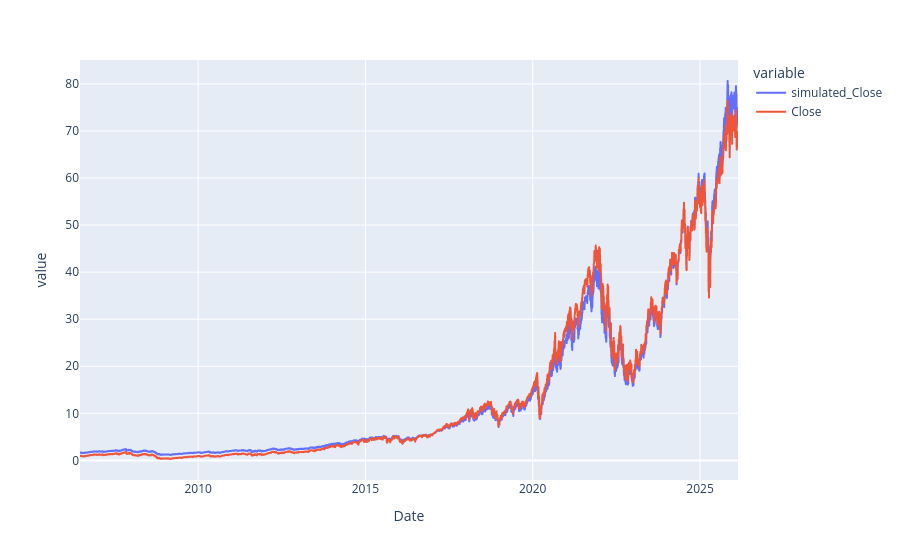

The cell this chart's notebook holds for it:
### Markdown cell above
result.plot(x ='Date', y=[
    'simulated_Close', 
    'Close',
    ], grid = True)

### Code cell
fig = px.line(result, x='Date', y=["simulated_Close",'Close'])
fig.show()

### Figure 1 — Plotly figure (JSON) as saved in the notebook; plotly's stock layout.template omitted (floating-point values rounded to 4 significant figures; data arrays with more than 128 entries replaced by an {"elided": "..."} marker saying what was removed)
{"data": [{"hovertemplate": "variable=simulated_Close<br>Date=%{x}<br>value=%{y}<extra></extra>", "legendgroup": "simulated_Close", "line": {"color": "#636efa", "dash": "solid"}, "marker": {"symbol": "circle"}, "mode": "lines", "name": "simulated_Close", "showlegend": true, "type": "scattergl", "x": {"elided": "4947 str values"}, "xaxis": "x", "y": {"elided": "4947 float values"}, "yaxis": "y"}, {"hovertemplate": "variable=Close<br>Date=%{x}<br>value=%{y}<extra></extra>", "legendgroup": "Close", "line": {"color": "#EF553B", "dash": "solid"}, "marker": {"symbol": "circle"}, "mode": "lines", "name": "Close", "showlegend": true, "type": "scattergl", "x": {"elided": "4947 str values"}, "xaxis": "x", "y": {"elided": "4947 float values"}, "yaxis": "y"}], "layout": {"legend": {"title": {"text": "variable"}, "tracegroupgap": 0}, "margin": {"t": 60}, "xaxis": {"anchor": "y", "domain": [0, 1], "title": {"text": "Date"}}, "yaxis": {"anchor": "x", "domain": [0, 1], "title": {"text": "value"}}}}
